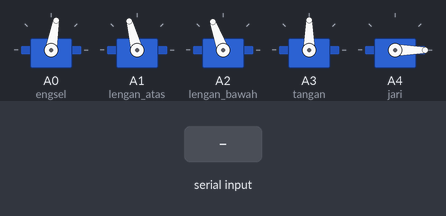
The sketch below on a simulated Arduino Uno, built with avr-gcc and run on an emulated ATmega328P. On the bench: 5 × servo. Inputs (shaded band) come from the test bench.

Above: at 2.2 s.
2.3 s: "M\n" received over Serial
At 3.6 s:
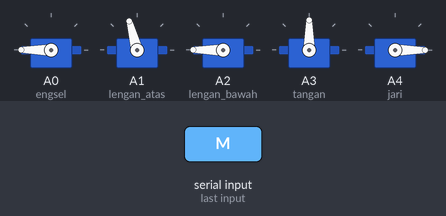
Timing chart, 0 to 5.3 s (numbered marks = the images above; inputs shaded):
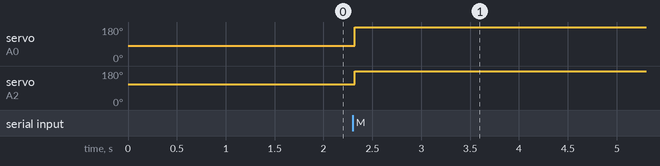

Measured:
- after the input at 2.3 s, servo on A0 (engsel): 80° → 180° at once; servo on A2 (lengan_bawah): 110° → 180° at once

The sketch:

ARM_ROBOT.ino
```cpp
#include <Servo.h>
Servo engsel, lengan_atas, lengan_bawah, tangan, jari;

void setup() {
  Serial.begin(115200);
  engsel.attach(A0);
  lengan_atas.attach(A1);
  lengan_bawah.attach(A2);
  tangan.attach(A3);
  jari.attach(A4);
  normal();
}

void normal() {
  engsel.write(80);
  lengan_atas.write(105);
  lengan_bawah.write(110);
  tangan.write(90);
  jari.write(0);
  delay(1000);
}

void loop() {
  String event, data0, data1, inputString = "";    // string to hold input
  if (Serial.available() > 0) {
    while (Serial.available() > 0) {
      inputString = Serial.readStringUntil('\n');
      delay(20);
    }
  }
  event = getValue(inputString, ':', 0);
  data0 = getValue(inputString, ':', 1);
  data1 = getValue(inputString, ':', 2);
  if (event == "P") {
    if (data0 == "G") {
      jari.write(160);
      delay(100);
    }
    else if (data0 == "R") {
      jari.write(0);
      delay(100);
    }
    else if (data0 == "T") {
      int pos = tangan.read();
      if(pos<=120 && pos>=60){
        tangan.write(pos-30);
      }
      else{
        tangan.write(60);
      }
      delay(100);
    }
    else if (data0 == "N") {
      int pos = tangan.read();
      if(pos<=120 && pos>=60){
        tangan.write(pos+30);
      }
      else{
        tangan.write(120);
      }
    }

  }
  else if (event == "M") {
    int z = data0.toInt();
    int x = data1.toInt();
    x = abs(x - 180);
    lengan_bawah.write(x);
    //lengan_atas.write(x);
    z = abs(z - 180);
    engsel.write(z);
  }
}


String getValue(String data, char separator, int index) {
  int found = 0;
  int strIndex[] = {0, -1};
  int maxIndex = data.length() - 1;

  for (int i = 0; i <= maxIndex && found <= index; i++) {
    if (data.charAt(i) == separator || i == maxIndex) {
      found++;
      strIndex[0] = strIndex[1] + 1;
      strIndex[1] = (i == maxIndex) ? i + 1 : i;
    }
  }

  return found > index ? data.substring(strIndex[0], strIndex[1]) : "";
}
```
